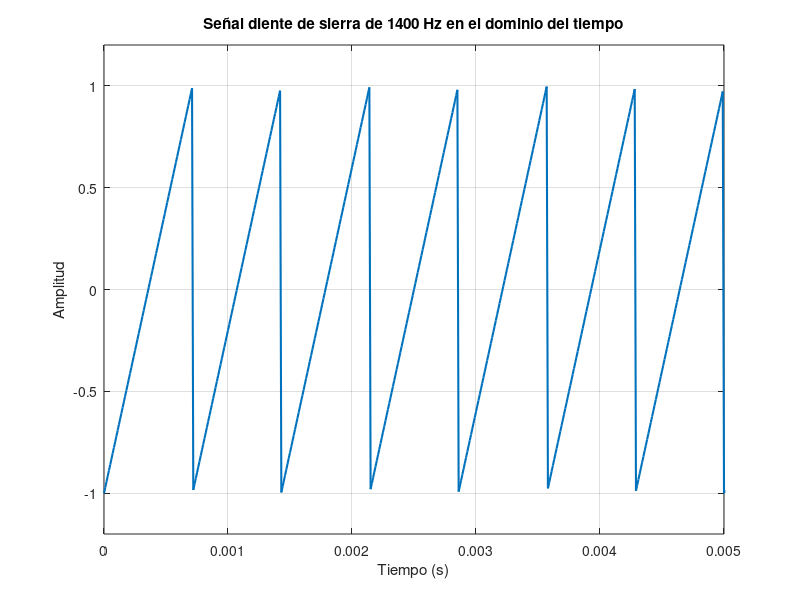
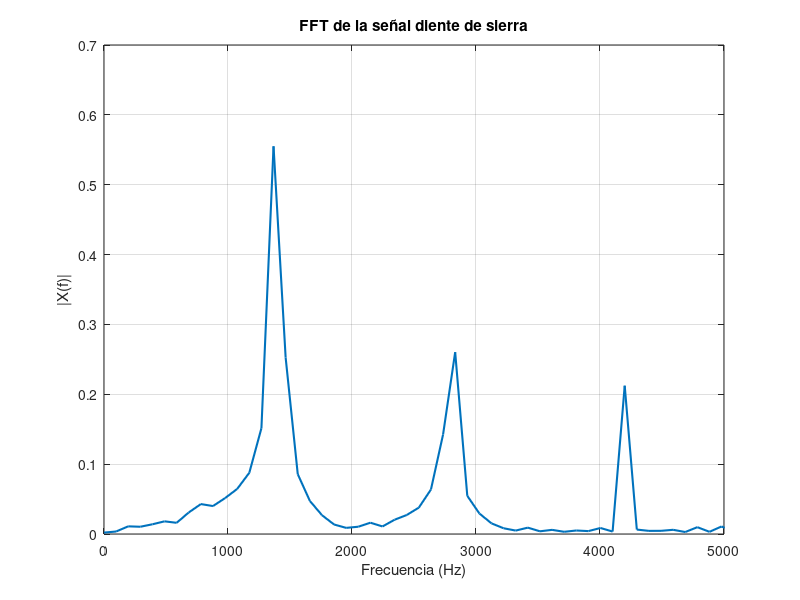

Here is the MATLAB script that generated these plots, in order:
clear; clc; close all;

% -----------------------------
% Parámetros
% -----------------------------
Fs = 100000;          % Frecuencia de muestreo (Hz)
F0 = 1400;            % Frecuencia de la señal (Hz)

L = 1000;             
t = (0:L-1)/Fs;       % Vector de tiempo

% -----------------------------
% Señal diente de sierra
% -----------------------------
x = sawtooth(2*pi*F0*t);

% -----------------------------
% FFT
% -----------------------------
NFFT = 1024;
X = fft(x, NFFT);

P2 = abs(X)/L;
P1 = P2(1:NFFT/2+1);
P1(2:end-1) = 2*P1(2:end-1);

f = Fs*(0:(NFFT/2))/NFFT;

% -----------------------------
% Gráficas
% -----------------------------
% Dominio del tiempo
figure;
plot(t, x, 'LineWidth', 1.5)
xlim([0 0.005])
ylim([-1.2 1.2])
xlabel('Tiempo (s)')
ylabel('Amplitud')
title('Señal diente de sierra de 1400 Hz en el dominio del tiempo')
grid on

% Dominio de la frecuencia
figure;
plot(f, P1, 'LineWidth', 1.5)
xlim([0 5000])
xlabel('Frecuencia (Hz)')
ylabel('|X(f)|')
title('FFT de la señal diente de sierra')
grid on
